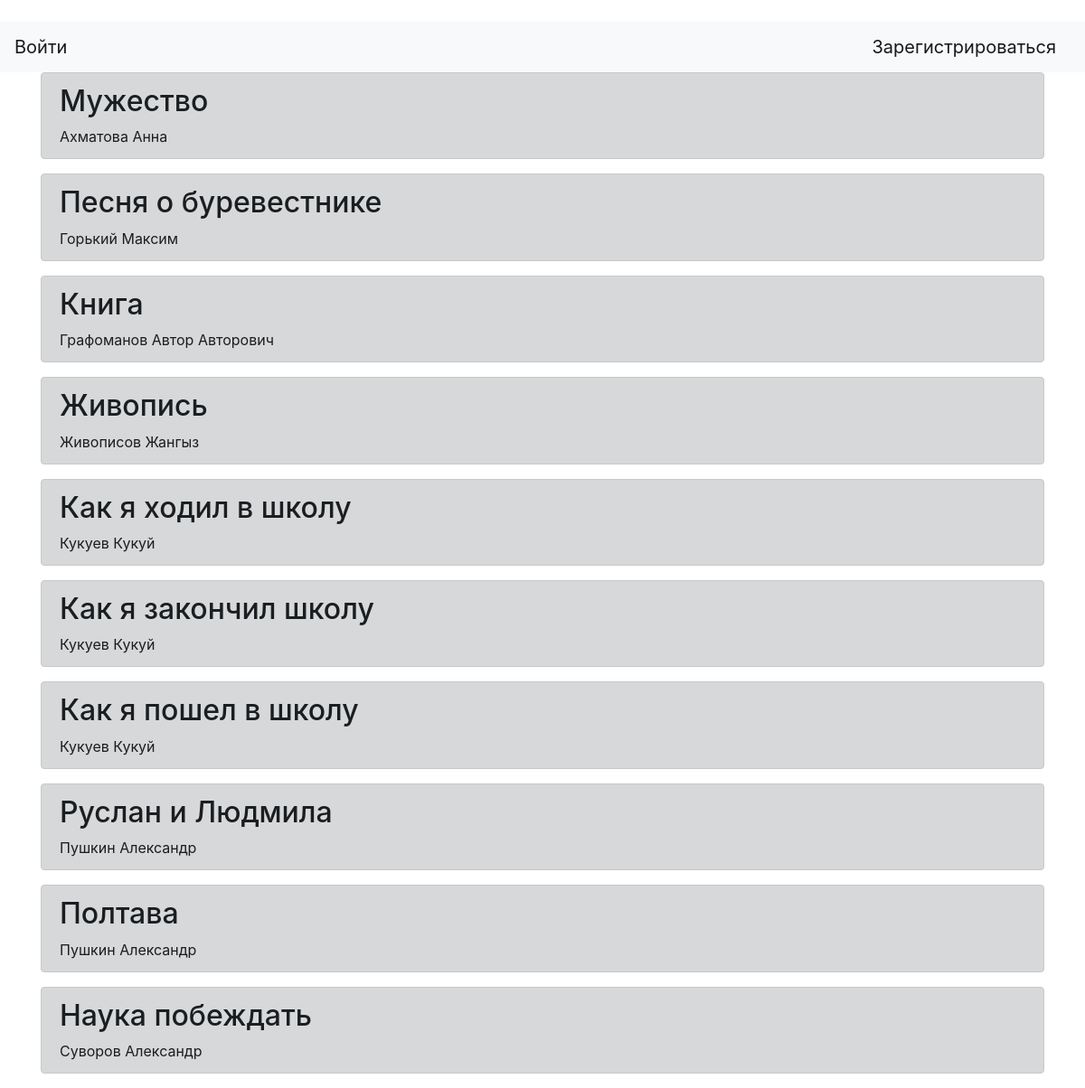
The page /index on the database as committed earlier.
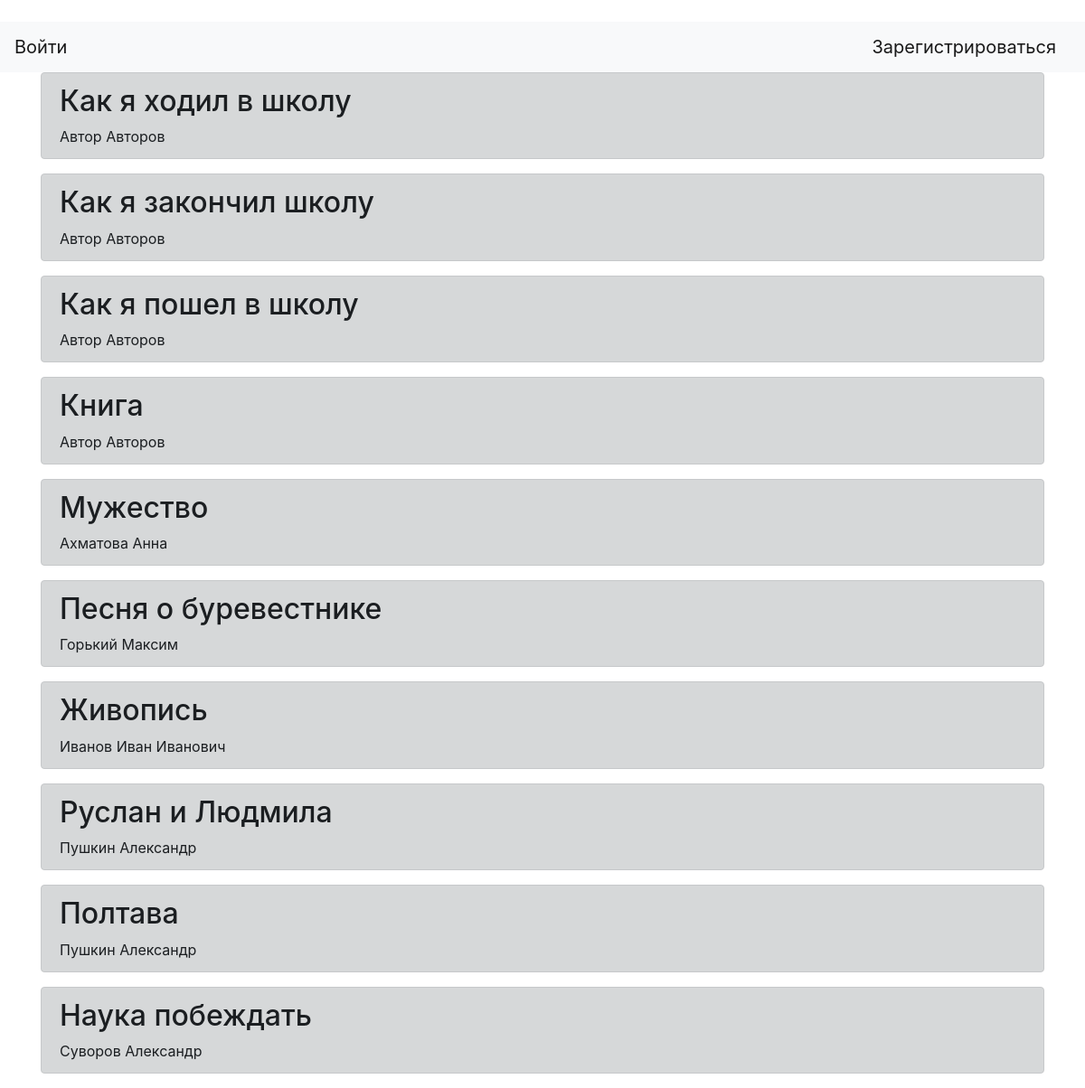
The same page on the database as committed later.
### tables this page shows
CREATE TABLE "books" (
	"id"	INTEGER PRIMARY KEY AUTOINCREMENT,
	"title"	VARCHAR(64),
	"author"	VARCHAR(64),
	"genre"	VARCHAR(16),
	"description"	VARCHAR(256),
	"part"	VARCHAR(512),
	"link"	VARCHAR(128),
	"user_id"	INTEGER,
	"date"	DATETIME
);

### book.py (the view)
@app.route('/')  # стартовая страница со списком книг
@app.route('/index')
def index():
    return render_template('index.html', ssn=ssn, books=books.get_all())

### bookDB.py (called while the page is built)
    def get_all(self):
        cursor = self.connection.cursor()
        cursor.execute("SELECT * FROM books ORDER BY author")
        rows = cursor.fetchall()
        return rows

### templates/index.html (shortened to what this page needs)
﻿{% extends "base.html" %}
{% block content %}
	{% for item in books %}
		<div class="alert alert-dark" role="alert">
			<h2>{{item[1]}}</h2>
			<div>{{item[2]}}</div>
		</div>
	{% endfor %}
{% endblock %}

### templates/base.html (shortened to what this page needs)
﻿<!doctype html>
<html lang="en">
<head>
    <link rel="stylesheet" href="https://maxcdn.bootstrapcdn.com/bootstrap/4.0.0/css/bootstrap.min.css">
</head>
<body>
    <header>
        <nav class="navbar navbar-light bg-light">
			{% if 'username' in ssn %}
				<a class="navbar-brand" href="/logout">Выйти - {{ssn['username']}}</a>
				{% if ssn['level']==1 %}
					<a class="navbar-brand" href="/user_list">Список пользователей</a>
				{% endif %}
			{% else %}
				<a class="navbar-brand" href="/login">Войти</a>
				<a class="navbar-brand" href="/register">Зарегистрироваться</a>
			{% endif %}
        </nav>
    </header>
    <main role="main" class="container">
        {% block content %}{% endblock %}
    </main>
</body>
</html>

Rows that differ between the two databases and show on the page:
changed books "Как я ходил в школу": author "Кукуев Кукуй" → "Автор Авторов"
changed books "Как я закончил школу": author "Кукуев Кукуй" → "Автор Авторов"
changed books "Как я пошел в школу": author "Кукуев Кукуй" → "Автор Авторов"
changed books "Книга": author "Графоманов Автор Авторович" → "Автор Авторов"; moves down the list
shown differently, row unchanged: books "Мужество": moves down the list
shown differently, row unchanged: books "Песня о буревестнике": moves down the list
changed books "Живопись": author "Живописов Жангыз" → "Иванов Иван Иванович"; moves down the list
